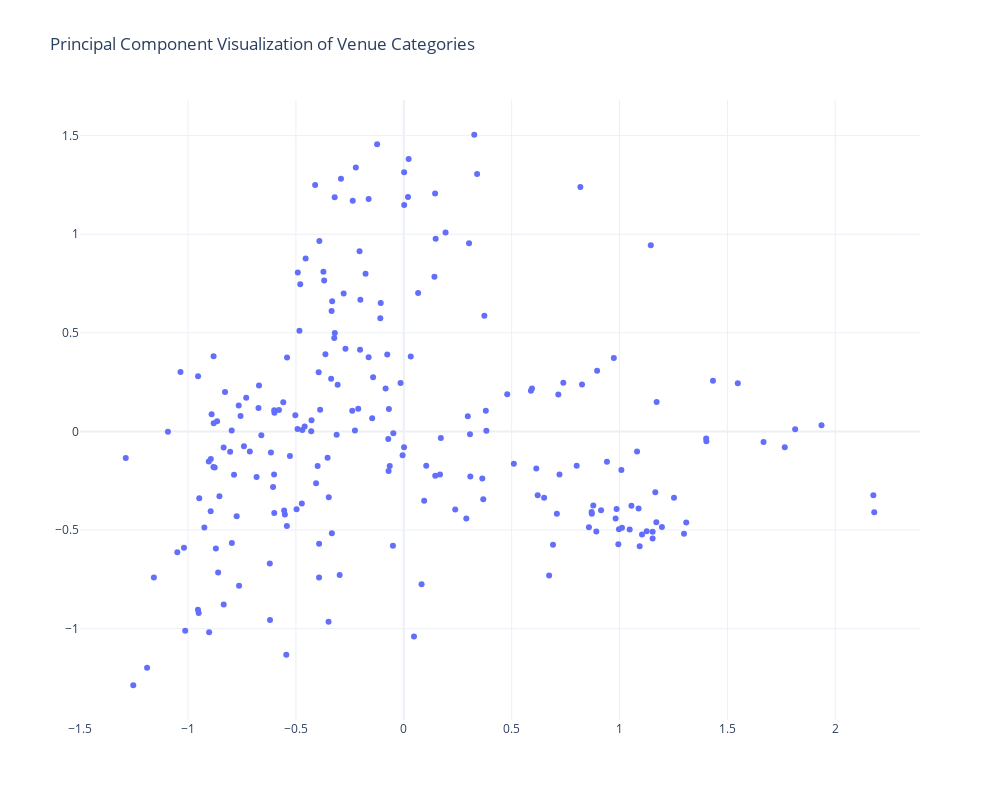

This figure's notebook cell:
### Code cell
import plotly.graph_objects as go
fig = go.Figure()

fig.add_trace(
    go.Scatter(
        x = df_unique_venue.pc_one,
        y = df_unique_venue.pc_two,
        hovertext = df_unique_venue.venue_category,
        mode ='markers'
    )
)

fig.update_layout(
    autosize =False,
    width = 1000,
    height = 800,
    template = 'plotly_white',
    title = 'Principal Component Visualization of Venue Categories'
)

fig.show()

### Figure 1 — Plotly figure (JSON) as saved in the notebook; plotly's stock layout.template omitted (floating-point values rounded to 4 significant figures; data arrays with more than 128 entries replaced by an {"elided": "..."} marker saying what was removed)
{"data": [{"hovertext": {"elided": "215 str values"}, "mode": "markers", "type": "scatter", "x": {"elided": "215 float values"}, "y": {"elided": "215 float values"}}], "layout": {"autosize": false, "height": 800, "title": {"text": "Principal Component Visualization of Venue Categories"}, "width": 1000}}
